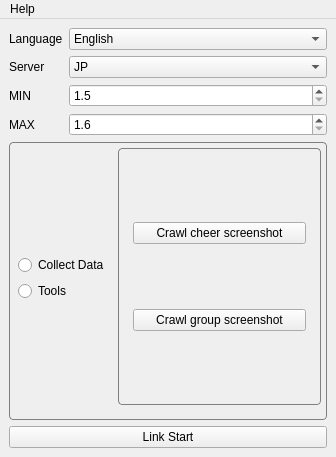
<?xml version="1.0" encoding="UTF-8"?>
<ui version="4.0">
 <class>MainWindow</class>
 <widget class="QMainWindow" name="MainWindow">
  <property name="geometry">
   <rect>
    <x>0</x>
    <y>0</y>
    <width>336</width>
    <height>457</height>
   </rect>
  </property>
  <property name="sizePolicy">
   <sizepolicy hsizetype="Expanding" vsizetype="Expanding">
    <horstretch>0</horstretch>
    <verstretch>0</verstretch>
   </sizepolicy>
  </property>
  <property name="minimumSize">
   <size>
    <width>0</width>
    <height>0</height>
   </size>
  </property>
  <property name="maximumSize">
   <size>
    <width>16777215</width>
    <height>16777215</height>
   </size>
  </property>
  <property name="windowTitle">
   <string>NIKKE Data Collector</string>
  </property>
  <widget class="QWidget" name="centralwidget">
   <property name="enabled">
    <bool>true</bool>
   </property>
   <property name="sizePolicy">
    <sizepolicy hsizetype="Expanding" vsizetype="Expanding">
     <horstretch>0</horstretch>
     <verstretch>0</verstretch>
    </sizepolicy>
   </property>
   <property name="minimumSize">
    <size>
     <width>0</width>
     <height>0</height>
    </size>
   </property>
   <layout class="QVBoxLayout" name="appLayout">
    <item>
     <layout class="QGridLayout" name="gridLayout_2" rowstretch="0,0,0,0,0,0" columnstretch="1,5">
      <item row="3" column="0">
       <widget class="QLabel" name="label_3">
        <property name="text">
         <string>Server</string>
        </property>
       </widget>
      </item>
      <item row="2" column="0">
       <widget class="QLabel" name="languageLabel">
        <property name="text">
         <string>Language</string>
        </property>
       </widget>
      </item>
      <item row="3" column="1">
       <widget class="QComboBox" name="serverRegionComboBox">
        <property name="editable">
         <bool>false</bool>
        </property>
        <item>
         <property name="text">
          <string>JP</string>
         </property>
        </item>
        <item>
         <property name="text">
          <string>KR</string>
         </property>
        </item>
        <item>
         <property name="text">
          <string>GLOBAL</string>
         </property>
        </item>
        <item>
         <property name="text">
          <string>SEA</string>
         </property>
        </item>
        <item>
         <property name="text">
          <string>NA</string>
         </property>
        </item>
        <item>
         <property name="text">
          <string>HK_MO_TW</string>
         </property>
        </item>
       </widget>
      </item>
      <item row="2" column="1">
       <widget class="QComboBox" name="languageComboBox">
        <item>
         <property name="text">
          <string>English</string>
         </property>
        </item>
        <item>
         <property name="text">
          <string>中文简体</string>
         </property>
        </item>
       </widget>
      </item>
      <item row="5" column="0">
       <widget class="QLabel" name="label_2">
        <property name="text">
         <string>MAX</string>
        </property>
       </widget>
      </item>
      <item row="5" column="1">
       <widget class="QDoubleSpinBox" name="delayMaxSpin">
        <property name="decimals">
         <number>1</number>
        </property>
        <property name="minimum">
         <double>1.600000000000000</double>
        </property>
        <property name="maximum">
         <double>10.000000000000000</double>
        </property>
        <property name="singleStep">
         <double>0.200000000000000</double>
        </property>
       </widget>
      </item>
      <item row="4" column="1">
       <widget class="QDoubleSpinBox" name="delayMinSpin">
        <property name="decimals">
         <number>1</number>
        </property>
        <property name="minimum">
         <double>1.500000000000000</double>
        </property>
        <property name="singleStep">
         <double>0.200000000000000</double>
        </property>
       </widget>
      </item>
      <item row="4" column="0">
       <widget class="QLabel" name="label">
        <property name="text">
         <string>MIN</string>
        </property>
       </widget>
      </item>
     </layout>
    </item>
    <item>
     <widget class="QFrame" name="frame">
      <property name="styleSheet">
       <string notr="true">QFrame {
    border: 1px solid gray;
    border-radius: 4px;
    padding: 5px;
}
</string>
      </property>
      <property name="frameShape">
       <enum>QFrame::Shape::StyledPanel</enum>
      </property>
      <property name="frameShadow">
       <enum>QFrame::Shadow::Raised</enum>
      </property>
      <layout class="QVBoxLayout" name="verticalLayout_4">
       <property name="leftMargin">
        <number>0</number>
       </property>
       <property name="topMargin">
        <number>0</number>
       </property>
       <property name="rightMargin">
        <number>0</number>
       </property>
       <item>
        <layout class="QHBoxLayout" name="horizontalLayout" stretch="0,1">
         <item>
          <widget class="QGroupBox" name="groupBox">
           <property name="styleSheet">
            <string notr="true">QGroupBox {
    border: none;
    margin-top: 0px;
}
</string>
           </property>
           <property name="title">
            <string/>
           </property>
           <layout class="QVBoxLayout" name="verticalLayout_2">
            <property name="leftMargin">
             <number>0</number>
            </property>
            <property name="topMargin">
             <number>0</number>
            </property>
            <property name="rightMargin">
             <number>0</number>
            </property>
            <property name="bottomMargin">
             <number>0</number>
            </property>
            <item>
             <spacer name="verticalSpacer">
              <property name="orientation">
               <enum>Qt::Orientation::Vertical</enum>
              </property>
              <property name="sizeHint" stdset="0">
               <size>
                <width>20</width>
                <height>40</height>
               </size>
              </property>
             </spacer>
            </item>
            <item>
             <widget class="QRadioButton" name="collectRadioBtn">
              <property name="text">
               <string>Collect Data</string>
              </property>
             </widget>
            </item>
            <item>
             <widget class="QRadioButton" name="toolsRadioBtn">
              <property name="text">
               <string>Tools</string>
              </property>
             </widget>
            </item>
            <item>
             <spacer name="verticalSpacer_2">
              <property name="orientation">
               <enum>Qt::Orientation::Vertical</enum>
              </property>
              <property name="sizeHint" stdset="0">
               <size>
                <width>20</width>
                <height>40</height>
               </size>
              </property>
             </spacer>
            </item>
           </layout>
          </widget>
         </item>
         <item>
          <widget class="QStackedWidget" name="pagesWidget">
           <property name="styleSheet">
            <string notr="true">QGroupBox {
    border: none;
    margin-top: 0px;
}
</string>
           </property>
           <property name="currentIndex">
            <number>1</number>
           </property>
           <widget class="QWidget" name="pageDataCollection">
            <property name="styleSheet">
             <string notr="true">QGroupBox {
    border: none;
    margin-top: 0px;
}
</string>
            </property>
            <layout class="QVBoxLayout" name="verticalLayout">
             <property name="leftMargin">
              <number>0</number>
             </property>
             <property name="topMargin">
              <number>0</number>
             </property>
             <property name="rightMargin">
              <number>0</number>
             </property>
             <property name="bottomMargin">
              <number>0</number>
             </property>
             <item>
              <widget class="QGroupBox" name="groupBox_2">
               <property name="styleSheet">
                <string notr="true">QGroupBox {
    border: none;
    margin-top: 0px;
}
</string>
               </property>
               <property name="title">
                <string/>
               </property>
               <property name="flat">
                <bool>true</bool>
               </property>
               <layout class="QVBoxLayout" name="verticalLayout_3">
                <item>
                 <widget class="QRadioButton" name="crawl_players_btn">
                  <property name="text">
                   <string>64 Players</string>
                  </property>
                 </widget>
                </item>
                <item>
                 <widget class="QRadioButton" name="crawl_64_32_btn">
                  <property name="text">
                   <string>Round of 64 → 32</string>
                  </property>
                 </widget>
                </item>
                <item>
                 <widget class="QRadioButton" name="crawl_32_16_btn">
                  <property name="text">
                   <string>Round of 32 → 16</string>
                  </property>
                 </widget>
                </item>
                <item>
                 <widget class="QRadioButton" name="crawl_16_8_btn">
                  <property name="text">
                   <string>Round of 16 → 8</string>
                  </property>
                 </widget>
                </item>
                <item>
                 <widget class="QRadioButton" name="crawl_8_4_btn">
                  <property name="text">
                   <string>Round of  8 → 4</string>
                  </property>
                 </widget>
                </item>
                <item>
                 <widget class="QRadioButton" name="crawl_4_2_btn">
                  <property name="text">
                   <string>Round of  4 → 2</string>
                  </property>
                 </widget>
                </item>
                <item>
                 <widget class="QRadioButton" name="crawl_2_1_btn">
                  <property name="text">
                   <string>Round of  2 → 1</string>
                  </property>
                 </widget>
                </item>
               </layout>
              </widget>
             </item>
            </layout>
           </widget>
           <widget class="QWidget" name="pageTools">
            <layout class="QVBoxLayout" name="verticalLayout_5">
             <item>
              <widget class="QPushButton" name="crawlCheerBtn">
               <property name="text">
                <string>Crawl cheer screenshot</string>
               </property>
              </widget>
             </item>
             <item>
              <widget class="QPushButton" name="crawlGroupBtn">
               <property name="text">
                <string>Crawl group screenshot</string>
               </property>
              </widget>
             </item>
            </layout>
           </widget>
          </widget>
         </item>
        </layout>
       </item>
      </layout>
     </widget>
    </item>
    <item>
     <widget class="QPushButton" name="startBtn">
      <property name="text">
       <string>Link Start</string>
      </property>
     </widget>
    </item>
   </layout>
  </widget>
  <widget class="QMenuBar" name="menubar">
   <property name="geometry">
    <rect>
     <x>0</x>
     <y>0</y>
     <width>336</width>
     <height>33</height>
    </rect>
   </property>
   <widget class="QMenu" name="helpMenu">
    <property name="title">
     <string>Help</string>
    </property>
    <addaction name="actionAbout"/>
   </widget>
   <addaction name="helpMenu"/>
  </widget>
  <action name="actionAbout">
   <property name="text">
    <string>About</string>
   </property>
  </action>
 </widget>
 <resources/>
 <connections/>
</ui>
